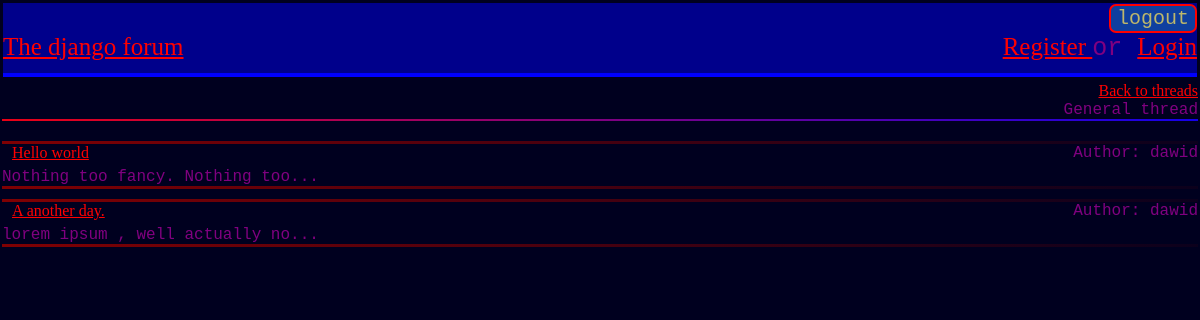
Page /forum/thread/General/ on the committed database.
### blog/models.py (models this page shows, shortened)
class Thread(models.Model):
	title = models.CharField(max_length=50)

class Post(models.Model):
	title = models.CharField(max_length= 100)
	content = models.TextField(max_length=5000)
	author = models.ForeignKey(User, on_delete= models.DO_NOTHING)
	thread = models.ForeignKey(Thread, on_delete=models.DO_NOTHING, default=None)
	def snippet(self):
		if(len(self.content) > 30):
			return self.content[0:30] + "..."
		return self.content +  "..."

class User(models.Model):
	registration_date = models.DateTimeField('date registrated')
	biogram = models.CharField(max_length=2000)
	credentials = models.ForeignKey(Backend_user,on_delete=models.CASCADE, default=None)
	def __str__(self):
		return self.credentials.username

### blog/views.py (the view)
# urls.py: path('thread/<str:title>/',views.thread,name='thread'),
def thread(request,title):
	thread = Thread.objects.all().get(title=title)
	posts = Post.objects.filter(thread=thread)
	return render(request,'blog/thread.html', {'title': thread.title, 'posts': posts})

### blog/templates/blog/thread.html (shortened to what this page needs)
{% extends "blog/base.html"  %}
{% load static %}
{% block content %}
	<head>
		<link rel="stylesheet" type="text/css" href="{% static 'blog/thread.css' %}">
	</head>
	<div id="thread">
		<div>
			<a href="{% url 'blog:forum' %}">Back to threads</a>
		</div>
		{{ title }} thread
	</div>
	<div class="container">
		{% for post in posts%}
			<div class="post">
				<div class="container">
					<div class="title">
					<a href="{% url 'blog:post' post.id %}" title="">{{ post.title }}</a>
				</div>
				<div class="author">
					Author:  {{post.author}}
				</div>
				</div>
					<div class="snippet">
					{{post.snippet}}
				</div>
			</div>
		{% endfor %}
	</div>
{% endblock %}

### blog/static/blog/base_style.css (style rules this page uses)
div { color: purple; font-family: Courier; }
body { background-color: #00001F; }
a { color: red; text-decoration: none; font-family: Comic-Sans; }

### blog/static/blog/thread.css (style rules this page uses)
a { color: red; text-decoration: underline; font-family: Comic-Sans; }
.title { text-align: left; margin-left: 10px; margin-bottom: 5px; }
.post .container { display: flex; flex-direction: row; justify-content: space-between; }
.post { border-top: 3px; border-bottom: 3px; border-left: 0px; border-right: 0px; border-style: solid; margin-bottom: 10px; margin-left: -6px; margin-right: -6px; border-image: linear-gradient(to right, darkred, rgba(0,0,0,0)) 1 100; display: flex; justify-content: space-between; flex-direction: column; }
#thread { border-bottom: 2px; border-style: solid; border-top: none; border-left: none; border-right: none; margin-left: -6px; margin-right: -6px; margin-bottom: 20px; border-image: linear-gradient(to right, red, blue) 1 100; text-align: right; }

### rows in the picture
Thread: title "General"
Post: title "Hello world", author "dawid", snippet "Nothing too fancy. Nothing too..."
Post: title "A another day.", author "dawid", snippet "lorem ipsum , well actually no..."
